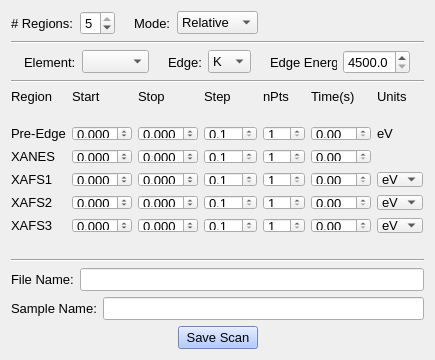
<?xml version="1.0" encoding="UTF-8"?>
<ui version="4.0">
 <class>Form</class>
 <widget class="QWidget" name="Form">
  <property name="geometry">
   <rect>
    <x>0</x>
    <y>0</y>
    <width>435</width>
    <height>360</height>
   </rect>
  </property>
  <property name="sizePolicy">
   <sizepolicy hsizetype="MinimumExpanding" vsizetype="MinimumExpanding">
    <horstretch>0</horstretch>
    <verstretch>0</verstretch>
   </sizepolicy>
  </property>
  <property name="minimumSize">
   <size>
    <width>435</width>
    <height>360</height>
   </size>
  </property>
  <property name="windowTitle">
   <string>Form</string>
  </property>
  <layout class="QGridLayout" name="gridLayout">
   <item row="0" column="0">
    <layout class="QHBoxLayout" name="horizontalLayout_19">
     <item>
      <widget class="QLabel" name="label_83">
       <property name="font">
        <font>
         <pointsize>10</pointsize>
        </font>
       </property>
       <property name="text">
        <string># Regions:</string>
       </property>
      </widget>
     </item>
     <item>
      <widget class="QSpinBox" name="num_regions">
       <property name="font">
        <font>
         <pointsize>10</pointsize>
        </font>
       </property>
       <property name="minimum">
        <number>1</number>
       </property>
       <property name="maximum">
        <number>5</number>
       </property>
       <property name="value">
        <number>5</number>
       </property>
      </widget>
     </item>
     <item>
      <widget class="QLabel" name="label_82">
       <property name="text">
        <string/>
       </property>
      </widget>
     </item>
     <item>
      <widget class="QLabel" name="label_81">
       <property name="font">
        <font>
         <pointsize>10</pointsize>
        </font>
       </property>
       <property name="text">
        <string>Mode:</string>
       </property>
      </widget>
     </item>
     <item>
      <widget class="QComboBox" name="mode">
       <property name="font">
        <font>
         <pointsize>10</pointsize>
        </font>
       </property>
       <item>
        <property name="text">
         <string>Relative</string>
        </property>
       </item>
       <item>
        <property name="text">
         <string>Absolute</string>
        </property>
       </item>
      </widget>
     </item>
     <item>
      <spacer name="horizontalSpacer_2">
       <property name="orientation">
        <enum>Qt::Horizontal</enum>
       </property>
       <property name="sizeHint" stdset="0">
        <size>
         <width>40</width>
         <height>20</height>
        </size>
       </property>
      </spacer>
     </item>
    </layout>
   </item>
   <item row="8" column="0">
    <layout class="QHBoxLayout" name="horizontalLayout_7">
     <item>
      <widget class="QLabel" name="label_29">
       <property name="font">
        <font>
         <pointsize>10</pointsize>
        </font>
       </property>
       <property name="text">
        <string>Sample Name:</string>
       </property>
      </widget>
     </item>
     <item>
      <widget class="QLineEdit" name="sample_name">
       <property name="font">
        <font>
         <pointsize>10</pointsize>
        </font>
       </property>
      </widget>
     </item>
    </layout>
   </item>
   <item row="1" column="0">
    <widget class="Line" name="line_5">
     <property name="lineWidth">
      <number>1</number>
     </property>
     <property name="orientation">
      <enum>Qt::Horizontal</enum>
     </property>
    </widget>
   </item>
   <item row="3" column="0">
    <widget class="Line" name="line_6">
     <property name="lineWidth">
      <number>1</number>
     </property>
     <property name="orientation">
      <enum>Qt::Horizontal</enum>
     </property>
    </widget>
   </item>
   <item row="6" column="0">
    <widget class="Line" name="line_3">
     <property name="lineWidth">
      <number>1</number>
     </property>
     <property name="orientation">
      <enum>Qt::Horizontal</enum>
     </property>
    </widget>
   </item>
   <item row="4" column="0">
    <layout class="QGridLayout" name="gridLayout_4">
     <property name="sizeConstraint">
      <enum>QLayout::SetDefaultConstraint</enum>
     </property>
     <property name="verticalSpacing">
      <number>8</number>
     </property>
     <item row="3" column="0">
      <widget class="QLabel" name="label_94">
       <property name="font">
        <font>
         <pointsize>10</pointsize>
        </font>
       </property>
       <property name="text">
        <string>XANES</string>
       </property>
      </widget>
     </item>
     <item row="0" column="3">
      <widget class="QLabel" name="label_95">
       <property name="font">
        <font>
         <pointsize>10</pointsize>
        </font>
       </property>
       <property name="text">
        <string>Step</string>
       </property>
      </widget>
     </item>
     <item row="2" column="0">
      <widget class="QLabel" name="label_102">
       <property name="font">
        <font>
         <pointsize>10</pointsize>
        </font>
       </property>
       <property name="text">
        <string>Pre-Edge</string>
       </property>
      </widget>
     </item>
     <item row="4" column="0">
      <widget class="QLabel" name="label_101">
       <property name="font">
        <font>
         <pointsize>10</pointsize>
        </font>
       </property>
       <property name="text">
        <string>XAFS1</string>
       </property>
      </widget>
     </item>
     <item row="2" column="4">
      <widget class="QSpinBox" name="pe_npts">
       <property name="font">
        <font>
         <pointsize>10</pointsize>
        </font>
       </property>
       <property name="minimum">
        <number>1</number>
       </property>
      </widget>
     </item>
     <item row="3" column="3">
      <widget class="QDoubleSpinBox" name="xanes_step">
       <property name="font">
        <font>
         <pointsize>10</pointsize>
        </font>
       </property>
       <property name="decimals">
        <number>1</number>
       </property>
       <property name="minimum">
        <double>0.100000000000000</double>
       </property>
       <property name="maximum">
        <double>50.000000000000000</double>
       </property>
       <property name="singleStep">
        <double>0.100000000000000</double>
       </property>
       <property name="value">
        <double>0.100000000000000</double>
       </property>
      </widget>
     </item>
     <item row="4" column="4">
      <widget class="QSpinBox" name="xafs1_npts">
       <property name="font">
        <font>
         <pointsize>10</pointsize>
        </font>
       </property>
       <property name="minimum">
        <number>1</number>
       </property>
      </widget>
     </item>
     <item row="2" column="5">
      <widget class="QDoubleSpinBox" name="pe_dwell">
       <property name="font">
        <font>
         <pointsize>10</pointsize>
        </font>
       </property>
       <property name="decimals">
        <number>2</number>
       </property>
       <property name="minimum">
        <double>0.000000000000000</double>
       </property>
       <property name="maximum">
        <double>100.000000000000000</double>
       </property>
       <property name="singleStep">
        <double>0.100000000000000</double>
       </property>
      </widget>
     </item>
     <item row="2" column="2">
      <widget class="QDoubleSpinBox" name="pe_stop">
       <property name="font">
        <font>
         <pointsize>10</pointsize>
        </font>
       </property>
       <property name="decimals">
        <number>3</number>
       </property>
       <property name="minimum">
        <double>-50.000000000000000</double>
       </property>
       <property name="maximum">
        <double>50.000000000000000</double>
       </property>
      </widget>
     </item>
     <item row="6" column="0">
      <widget class="QLabel" name="label_96">
       <property name="font">
        <font>
         <pointsize>10</pointsize>
        </font>
       </property>
       <property name="text">
        <string>XAFS3</string>
       </property>
      </widget>
     </item>
     <item row="4" column="5">
      <widget class="QDoubleSpinBox" name="xafs1_dwell">
       <property name="font">
        <font>
         <pointsize>10</pointsize>
        </font>
       </property>
       <property name="decimals">
        <number>2</number>
       </property>
       <property name="minimum">
        <double>0.000000000000000</double>
       </property>
       <property name="maximum">
        <double>100.000000000000000</double>
       </property>
       <property name="singleStep">
        <double>0.100000000000000</double>
       </property>
      </widget>
     </item>
     <item row="5" column="3">
      <widget class="QDoubleSpinBox" name="xafs2_step">
       <property name="font">
        <font>
         <pointsize>10</pointsize>
        </font>
       </property>
       <property name="decimals">
        <number>1</number>
       </property>
       <property name="minimum">
        <double>0.100000000000000</double>
       </property>
       <property name="maximum">
        <double>50.000000000000000</double>
       </property>
       <property name="singleStep">
        <double>0.100000000000000</double>
       </property>
       <property name="value">
        <double>0.100000000000000</double>
       </property>
      </widget>
     </item>
     <item row="2" column="3">
      <widget class="QDoubleSpinBox" name="pe_step">
       <property name="sizePolicy">
        <sizepolicy hsizetype="Minimum" vsizetype="Minimum">
         <horstretch>0</horstretch>
         <verstretch>0</verstretch>
        </sizepolicy>
       </property>
       <property name="font">
        <font>
         <pointsize>10</pointsize>
        </font>
       </property>
       <property name="decimals">
        <number>1</number>
       </property>
       <property name="minimum">
        <double>0.100000000000000</double>
       </property>
       <property name="maximum">
        <double>50.000000000000000</double>
       </property>
       <property name="singleStep">
        <double>0.100000000000000</double>
       </property>
       <property name="value">
        <double>0.100000000000000</double>
       </property>
      </widget>
     </item>
     <item row="5" column="5">
      <widget class="QDoubleSpinBox" name="xafs2_dwell">
       <property name="font">
        <font>
         <pointsize>10</pointsize>
        </font>
       </property>
       <property name="decimals">
        <number>2</number>
       </property>
       <property name="minimum">
        <double>0.000000000000000</double>
       </property>
       <property name="maximum">
        <double>100.000000000000000</double>
       </property>
       <property name="singleStep">
        <double>0.100000000000000</double>
       </property>
      </widget>
     </item>
     <item row="0" column="0">
      <widget class="QLabel" name="label_93">
       <property name="font">
        <font>
         <pointsize>10</pointsize>
        </font>
       </property>
       <property name="text">
        <string>Region</string>
       </property>
      </widget>
     </item>
     <item row="5" column="0">
      <widget class="QLabel" name="label_100">
       <property name="font">
        <font>
         <pointsize>10</pointsize>
        </font>
       </property>
       <property name="text">
        <string>XAFS2</string>
       </property>
      </widget>
     </item>
     <item row="0" column="6">
      <widget class="QLabel" name="label_103">
       <property name="font">
        <font>
         <pointsize>10</pointsize>
        </font>
       </property>
       <property name="text">
        <string>Units</string>
       </property>
      </widget>
     </item>
     <item row="6" column="6">
      <widget class="QComboBox" name="xafs3_units">
       <property name="font">
        <font>
         <pointsize>10</pointsize>
        </font>
       </property>
       <item>
        <property name="text">
         <string>eV</string>
        </property>
       </item>
       <item>
        <property name="text">
         <string>k</string>
        </property>
       </item>
      </widget>
     </item>
     <item row="0" column="4">
      <widget class="QLabel" name="label_98">
       <property name="font">
        <font>
         <pointsize>10</pointsize>
        </font>
       </property>
       <property name="text">
        <string>nPts</string>
       </property>
      </widget>
     </item>
     <item row="6" column="1">
      <widget class="QDoubleSpinBox" name="xafs3_start">
       <property name="font">
        <font>
         <pointsize>10</pointsize>
        </font>
       </property>
       <property name="decimals">
        <number>3</number>
       </property>
       <property name="minimum">
        <double>-50.000000000000000</double>
       </property>
       <property name="maximum">
        <double>50.000000000000000</double>
       </property>
      </widget>
     </item>
     <item row="0" column="2">
      <widget class="QLabel" name="label_108">
       <property name="font">
        <font>
         <pointsize>10</pointsize>
        </font>
       </property>
       <property name="text">
        <string>Stop</string>
       </property>
      </widget>
     </item>
     <item row="0" column="1">
      <widget class="QLabel" name="label_109">
       <property name="font">
        <font>
         <pointsize>10</pointsize>
        </font>
       </property>
       <property name="text">
        <string>Start</string>
       </property>
      </widget>
     </item>
     <item row="6" column="5">
      <widget class="QDoubleSpinBox" name="xafs3_dwell">
       <property name="font">
        <font>
         <pointsize>10</pointsize>
        </font>
       </property>
       <property name="decimals">
        <number>2</number>
       </property>
       <property name="minimum">
        <double>0.000000000000000</double>
       </property>
       <property name="maximum">
        <double>100.000000000000000</double>
       </property>
       <property name="singleStep">
        <double>0.100000000000000</double>
       </property>
      </widget>
     </item>
     <item row="2" column="6">
      <widget class="QLabel" name="label_110">
       <property name="font">
        <font>
         <pointsize>10</pointsize>
        </font>
       </property>
       <property name="text">
        <string>eV</string>
       </property>
       <property name="alignment">
        <set>Qt::AlignLeading|Qt::AlignLeft|Qt::AlignVCenter</set>
       </property>
      </widget>
     </item>
     <item row="5" column="2">
      <widget class="QDoubleSpinBox" name="xafs2_stop">
       <property name="font">
        <font>
         <pointsize>10</pointsize>
        </font>
       </property>
       <property name="decimals">
        <number>3</number>
       </property>
       <property name="minimum">
        <double>-50.000000000000000</double>
       </property>
       <property name="maximum">
        <double>50.000000000000000</double>
       </property>
      </widget>
     </item>
     <item row="5" column="4">
      <widget class="QSpinBox" name="xafs2_npts">
       <property name="font">
        <font>
         <pointsize>10</pointsize>
        </font>
       </property>
       <property name="minimum">
        <number>1</number>
       </property>
      </widget>
     </item>
     <item row="3" column="5">
      <widget class="QDoubleSpinBox" name="xanes_dwell">
       <property name="font">
        <font>
         <pointsize>10</pointsize>
        </font>
       </property>
       <property name="decimals">
        <number>2</number>
       </property>
       <property name="minimum">
        <double>0.000000000000000</double>
       </property>
       <property name="maximum">
        <double>100.000000000000000</double>
       </property>
       <property name="singleStep">
        <double>0.100000000000000</double>
       </property>
      </widget>
     </item>
     <item row="3" column="4">
      <widget class="QSpinBox" name="xanes_npts">
       <property name="font">
        <font>
         <pointsize>10</pointsize>
        </font>
       </property>
       <property name="minimum">
        <number>1</number>
       </property>
      </widget>
     </item>
     <item row="6" column="4">
      <widget class="QSpinBox" name="xafs3_npts">
       <property name="font">
        <font>
         <pointsize>10</pointsize>
        </font>
       </property>
       <property name="minimum">
        <number>1</number>
       </property>
      </widget>
     </item>
     <item row="6" column="2">
      <widget class="QDoubleSpinBox" name="xafs3_stop">
       <property name="font">
        <font>
         <pointsize>10</pointsize>
        </font>
       </property>
       <property name="decimals">
        <number>3</number>
       </property>
       <property name="minimum">
        <double>-50.000000000000000</double>
       </property>
       <property name="maximum">
        <double>50.000000000000000</double>
       </property>
      </widget>
     </item>
     <item row="0" column="5">
      <widget class="QLabel" name="label_105">
       <property name="font">
        <font>
         <pointsize>10</pointsize>
        </font>
       </property>
       <property name="text">
        <string>Time(s)</string>
       </property>
      </widget>
     </item>
     <item row="4" column="1">
      <widget class="QDoubleSpinBox" name="xafs1_start">
       <property name="font">
        <font>
         <pointsize>10</pointsize>
        </font>
       </property>
       <property name="decimals">
        <number>3</number>
       </property>
       <property name="minimum">
        <double>-50.000000000000000</double>
       </property>
       <property name="maximum">
        <double>50.000000000000000</double>
       </property>
      </widget>
     </item>
     <item row="3" column="1">
      <widget class="QDoubleSpinBox" name="xanes_start">
       <property name="font">
        <font>
         <pointsize>10</pointsize>
        </font>
       </property>
       <property name="decimals">
        <number>3</number>
       </property>
       <property name="minimum">
        <double>-50.000000000000000</double>
       </property>
       <property name="maximum">
        <double>50.000000000000000</double>
       </property>
      </widget>
     </item>
     <item row="5" column="6">
      <widget class="QComboBox" name="xafs2_units">
       <property name="font">
        <font>
         <pointsize>10</pointsize>
        </font>
       </property>
       <item>
        <property name="text">
         <string>eV</string>
        </property>
       </item>
       <item>
        <property name="text">
         <string>k</string>
        </property>
       </item>
      </widget>
     </item>
     <item row="5" column="1">
      <widget class="QDoubleSpinBox" name="xafs2_start">
       <property name="font">
        <font>
         <pointsize>10</pointsize>
        </font>
       </property>
       <property name="decimals">
        <number>3</number>
       </property>
       <property name="minimum">
        <double>-50.000000000000000</double>
       </property>
       <property name="maximum">
        <double>50.000000000000000</double>
       </property>
      </widget>
     </item>
     <item row="2" column="1">
      <widget class="QDoubleSpinBox" name="pe_start">
       <property name="font">
        <font>
         <pointsize>10</pointsize>
        </font>
       </property>
       <property name="decimals">
        <number>3</number>
       </property>
       <property name="minimum">
        <double>-50.000000000000000</double>
       </property>
       <property name="maximum">
        <double>50.000000000000000</double>
       </property>
      </widget>
     </item>
     <item row="1" column="0">
      <widget class="QLabel" name="label_97">
       <property name="font">
        <font>
         <pointsize>4</pointsize>
        </font>
       </property>
       <property name="text">
        <string/>
       </property>
      </widget>
     </item>
     <item row="4" column="2">
      <widget class="QDoubleSpinBox" name="xafs1_stop">
       <property name="font">
        <font>
         <pointsize>10</pointsize>
        </font>
       </property>
       <property name="decimals">
        <number>3</number>
       </property>
       <property name="minimum">
        <double>-50.000000000000000</double>
       </property>
       <property name="maximum">
        <double>50.000000000000000</double>
       </property>
      </widget>
     </item>
     <item row="4" column="3">
      <widget class="QDoubleSpinBox" name="xafs1_step">
       <property name="font">
        <font>
         <pointsize>10</pointsize>
        </font>
       </property>
       <property name="decimals">
        <number>1</number>
       </property>
       <property name="minimum">
        <double>0.100000000000000</double>
       </property>
       <property name="maximum">
        <double>50.000000000000000</double>
       </property>
       <property name="singleStep">
        <double>0.100000000000000</double>
       </property>
       <property name="value">
        <double>0.100000000000000</double>
       </property>
      </widget>
     </item>
     <item row="3" column="2">
      <widget class="QDoubleSpinBox" name="xanes_stop">
       <property name="font">
        <font>
         <pointsize>10</pointsize>
        </font>
       </property>
       <property name="decimals">
        <number>3</number>
       </property>
       <property name="minimum">
        <double>-50.000000000000000</double>
       </property>
       <property name="maximum">
        <double>50.000000000000000</double>
       </property>
      </widget>
     </item>
     <item row="4" column="6">
      <widget class="QComboBox" name="xafs1_units">
       <property name="font">
        <font>
         <pointsize>10</pointsize>
        </font>
       </property>
       <property name="layoutDirection">
        <enum>Qt::LeftToRight</enum>
       </property>
       <item>
        <property name="text">
         <string>eV</string>
        </property>
       </item>
       <item>
        <property name="text">
         <string>k</string>
        </property>
       </item>
      </widget>
     </item>
     <item row="6" column="3">
      <widget class="QDoubleSpinBox" name="xafs3_step">
       <property name="font">
        <font>
         <pointsize>10</pointsize>
        </font>
       </property>
       <property name="decimals">
        <number>1</number>
       </property>
       <property name="minimum">
        <double>0.100000000000000</double>
       </property>
       <property name="maximum">
        <double>50.000000000000000</double>
       </property>
       <property name="singleStep">
        <double>0.100000000000000</double>
       </property>
       <property name="value">
        <double>0.100000000000000</double>
       </property>
      </widget>
     </item>
    </layout>
   </item>
   <item row="9" column="0">
    <layout class="QHBoxLayout" name="horizontalLayout">
     <item>
      <spacer name="horizontalSpacer_4">
       <property name="orientation">
        <enum>Qt::Horizontal</enum>
       </property>
       <property name="sizeHint" stdset="0">
        <size>
         <width>40</width>
         <height>20</height>
        </size>
       </property>
      </spacer>
     </item>
     <item>
      <widget class="QPushButton" name="save_scan">
       <property name="font">
        <font>
         <pointsize>10</pointsize>
        </font>
       </property>
       <property name="autoFillBackground">
        <bool>false</bool>
       </property>
       <property name="styleSheet">
        <string notr="true">background-color: rgb(156, 186, 255);</string>
       </property>
       <property name="text">
        <string>Save Scan</string>
       </property>
      </widget>
     </item>
     <item>
      <spacer name="horizontalSpacer_6">
       <property name="orientation">
        <enum>Qt::Horizontal</enum>
       </property>
       <property name="sizeHint" stdset="0">
        <size>
         <width>40</width>
         <height>20</height>
        </size>
       </property>
      </spacer>
     </item>
    </layout>
   </item>
   <item row="7" column="0">
    <layout class="QHBoxLayout" name="horizontalLayout_6">
     <item>
      <widget class="QLabel" name="label_28">
       <property name="font">
        <font>
         <pointsize>10</pointsize>
        </font>
       </property>
       <property name="text">
        <string>File Name:</string>
       </property>
      </widget>
     </item>
     <item>
      <widget class="QLineEdit" name="file_name">
       <property name="font">
        <font>
         <pointsize>10</pointsize>
        </font>
       </property>
      </widget>
     </item>
    </layout>
   </item>
   <item row="2" column="0">
    <layout class="QHBoxLayout" name="horizontalLayout_21">
     <item>
      <widget class="QLabel" name="label_5">
       <property name="text">
        <string/>
       </property>
      </widget>
     </item>
     <item>
      <widget class="QLabel" name="label_86">
       <property name="font">
        <font>
         <pointsize>10</pointsize>
        </font>
       </property>
       <property name="text">
        <string>Element:</string>
       </property>
      </widget>
     </item>
     <item>
      <widget class="QComboBox" name="elements">
       <property name="font">
        <font>
         <pointsize>10</pointsize>
        </font>
       </property>
      </widget>
     </item>
     <item>
      <widget class="QLabel" name="label_87">
       <property name="text">
        <string/>
       </property>
      </widget>
     </item>
     <item>
      <widget class="QLabel" name="label_88">
       <property name="font">
        <font>
         <pointsize>10</pointsize>
        </font>
       </property>
       <property name="text">
        <string>Edge:</string>
       </property>
      </widget>
     </item>
     <item>
      <widget class="QComboBox" name="edge">
       <property name="font">
        <font>
         <pointsize>10</pointsize>
        </font>
       </property>
       <item>
        <property name="text">
         <string>K</string>
        </property>
       </item>
       <item>
        <property name="text">
         <string>L1</string>
        </property>
       </item>
       <item>
        <property name="text">
         <string>L2</string>
        </property>
       </item>
       <item>
        <property name="text">
         <string>L3</string>
        </property>
       </item>
      </widget>
     </item>
     <item>
      <widget class="QLabel" name="label_89">
       <property name="text">
        <string/>
       </property>
      </widget>
     </item>
     <item>
      <widget class="QLabel" name="label_90">
       <property name="font">
        <font>
         <pointsize>10</pointsize>
        </font>
       </property>
       <property name="text">
        <string>Edge Energy:</string>
       </property>
      </widget>
     </item>
     <item>
      <widget class="QDoubleSpinBox" name="edge_energy">
       <property name="font">
        <font>
         <pointsize>10</pointsize>
        </font>
       </property>
       <property name="decimals">
        <number>1</number>
       </property>
       <property name="minimum">
        <double>4500.000000000000000</double>
       </property>
       <property name="maximum">
        <double>25000.000000000000000</double>
       </property>
      </widget>
     </item>
     <item>
      <widget class="QLabel" name="label_92">
       <property name="text">
        <string/>
       </property>
      </widget>
     </item>
    </layout>
   </item>
   <item row="5" column="0">
    <widget class="QLabel" name="label">
     <property name="sizePolicy">
      <sizepolicy hsizetype="Fixed" vsizetype="Preferred">
       <horstretch>0</horstretch>
       <verstretch>0</verstretch>
      </sizepolicy>
     </property>
     <property name="text">
      <string/>
     </property>
    </widget>
   </item>
  </layout>
 </widget>
 <resources/>
 <connections>
  <connection>
   <sender>pe_step</sender>
   <signal>valueChanged(double)</signal>
   <receiver>Form</receiver>
   <slot>pts()</slot>
   <hints>
    <hint type="sourcelabel">
     <x>269</x>
     <y>143</y>
    </hint>
    <hint type="destinationlabel">
     <x>284</x>
     <y>0</y>
    </hint>
   </hints>
  </connection>
  <connection>
   <sender>xanes_step</sender>
   <signal>valueChanged(double)</signal>
   <receiver>Form</receiver>
   <slot>pts()</slot>
   <hints>
    <hint type="sourcelabel">
     <x>294</x>
     <y>190</y>
    </hint>
    <hint type="destinationlabel">
     <x>315</x>
     <y>2</y>
    </hint>
   </hints>
  </connection>
  <connection>
   <sender>xafs1_step</sender>
   <signal>valueChanged(double)</signal>
   <receiver>Form</receiver>
   <slot>pts()</slot>
   <hints>
    <hint type="sourcelabel">
     <x>278</x>
     <y>237</y>
    </hint>
    <hint type="destinationlabel">
     <x>360</x>
     <y>1</y>
    </hint>
   </hints>
  </connection>
  <connection>
   <sender>xafs2_step</sender>
   <signal>valueChanged(double)</signal>
   <receiver>Form</receiver>
   <slot>pts()</slot>
   <hints>
    <hint type="sourcelabel">
     <x>270</x>
     <y>284</y>
    </hint>
    <hint type="destinationlabel">
     <x>394</x>
     <y>3</y>
    </hint>
   </hints>
  </connection>
  <connection>
   <sender>xafs3_step</sender>
   <signal>valueChanged(double)</signal>
   <receiver>Form</receiver>
   <slot>pts()</slot>
   <hints>
    <hint type="sourcelabel">
     <x>296</x>
     <y>331</y>
    </hint>
    <hint type="destinationlabel">
     <x>432</x>
     <y>0</y>
    </hint>
   </hints>
  </connection>
  <connection>
   <sender>pe_npts</sender>
   <signal>valueChanged(int)</signal>
   <receiver>Form</receiver>
   <slot>steps()</slot>
   <hints>
    <hint type="sourcelabel">
     <x>358</x>
     <y>143</y>
    </hint>
    <hint type="destinationlabel">
     <x>464</x>
     <y>6</y>
    </hint>
   </hints>
  </connection>
  <connection>
   <sender>xanes_npts</sender>
   <signal>valueChanged(int)</signal>
   <receiver>Form</receiver>
   <slot>steps()</slot>
   <hints>
    <hint type="sourcelabel">
     <x>359</x>
     <y>183</y>
    </hint>
    <hint type="destinationlabel">
     <x>327</x>
     <y>85</y>
    </hint>
   </hints>
  </connection>
  <connection>
   <sender>xafs1_npts</sender>
   <signal>valueChanged(int)</signal>
   <receiver>Form</receiver>
   <slot>steps()</slot>
   <hints>
    <hint type="sourcelabel">
     <x>351</x>
     <y>225</y>
    </hint>
    <hint type="destinationlabel">
     <x>339</x>
     <y>43</y>
    </hint>
   </hints>
  </connection>
  <connection>
   <sender>xafs2_npts</sender>
   <signal>valueChanged(int)</signal>
   <receiver>Form</receiver>
   <slot>steps()</slot>
   <hints>
    <hint type="sourcelabel">
     <x>366</x>
     <y>276</y>
    </hint>
    <hint type="destinationlabel">
     <x>365</x>
     <y>43</y>
    </hint>
   </hints>
  </connection>
  <connection>
   <sender>xafs3_npts</sender>
   <signal>valueChanged(int)</signal>
   <receiver>Form</receiver>
   <slot>steps()</slot>
   <hints>
    <hint type="sourcelabel">
     <x>341</x>
     <y>323</y>
    </hint>
    <hint type="destinationlabel">
     <x>346</x>
     <y>76</y>
    </hint>
   </hints>
  </connection>
  <connection>
   <sender>pe_start</sender>
   <signal>valueChanged(double)</signal>
   <receiver>Form</receiver>
   <slot>stoplimit()</slot>
   <hints>
    <hint type="sourcelabel">
     <x>105</x>
     <y>134</y>
    </hint>
    <hint type="destinationlabel">
     <x>3</x>
     <y>46</y>
    </hint>
   </hints>
  </connection>
  <connection>
   <sender>xanes_start</sender>
   <signal>valueChanged(double)</signal>
   <receiver>Form</receiver>
   <slot>stoplimit()</slot>
   <hints>
    <hint type="sourcelabel">
     <x>121</x>
     <y>184</y>
    </hint>
    <hint type="destinationlabel">
     <x>3</x>
     <y>85</y>
    </hint>
   </hints>
  </connection>
  <connection>
   <sender>xafs1_start</sender>
   <signal>valueChanged(double)</signal>
   <receiver>Form</receiver>
   <slot>stoplimit()</slot>
   <hints>
    <hint type="sourcelabel">
     <x>109</x>
     <y>227</y>
    </hint>
    <hint type="destinationlabel">
     <x>2</x>
     <y>187</y>
    </hint>
   </hints>
  </connection>
  <connection>
   <sender>xafs2_start</sender>
   <signal>valueChanged(double)</signal>
   <receiver>Form</receiver>
   <slot>stoplimit()</slot>
   <hints>
    <hint type="sourcelabel">
     <x>96</x>
     <y>272</y>
    </hint>
    <hint type="destinationlabel">
     <x>0</x>
     <y>245</y>
    </hint>
   </hints>
  </connection>
  <connection>
   <sender>xafs3_start</sender>
   <signal>valueChanged(double)</signal>
   <receiver>Form</receiver>
   <slot>stoplimit()</slot>
   <hints>
    <hint type="sourcelabel">
     <x>134</x>
     <y>319</y>
    </hint>
    <hint type="destinationlabel">
     <x>0</x>
     <y>306</y>
    </hint>
   </hints>
  </connection>
  <connection>
   <sender>pe_stop</sender>
   <signal>valueChanged(double)</signal>
   <receiver>Form</receiver>
   <slot>setstart()</slot>
   <hints>
    <hint type="sourcelabel">
     <x>193</x>
     <y>134</y>
    </hint>
    <hint type="destinationlabel">
     <x>0</x>
     <y>120</y>
    </hint>
   </hints>
  </connection>
  <connection>
   <sender>xanes_stop</sender>
   <signal>valueChanged(double)</signal>
   <receiver>Form</receiver>
   <slot>setstart()</slot>
   <hints>
    <hint type="sourcelabel">
     <x>203</x>
     <y>181</y>
    </hint>
    <hint type="destinationlabel">
     <x>0</x>
     <y>163</y>
    </hint>
   </hints>
  </connection>
  <connection>
   <sender>xafs1_stop</sender>
   <signal>valueChanged(double)</signal>
   <receiver>Form</receiver>
   <slot>setstart()</slot>
   <hints>
    <hint type="sourcelabel">
     <x>208</x>
     <y>228</y>
    </hint>
    <hint type="destinationlabel">
     <x>0</x>
     <y>217</y>
    </hint>
   </hints>
  </connection>
  <connection>
   <sender>xafs2_stop</sender>
   <signal>valueChanged(double)</signal>
   <receiver>Form</receiver>
   <slot>setstart()</slot>
   <hints>
    <hint type="sourcelabel">
     <x>162</x>
     <y>272</y>
    </hint>
    <hint type="destinationlabel">
     <x>0</x>
     <y>276</y>
    </hint>
   </hints>
  </connection>
  <connection>
   <sender>num_regions</sender>
   <signal>valueChanged(int)</signal>
   <receiver>Form</receiver>
   <slot>regions()</slot>
   <hints>
    <hint type="sourcelabel">
     <x>87</x>
     <y>15</y>
    </hint>
    <hint type="destinationlabel">
     <x>8</x>
     <y>3</y>
    </hint>
   </hints>
  </connection>
  <connection>
   <sender>pe_dwell</sender>
   <signal>valueChanged(double)</signal>
   <receiver>Form</receiver>
   <slot>dwell1()</slot>
   <hints>
    <hint type="sourcelabel">
     <x>405</x>
     <y>134</y>
    </hint>
    <hint type="destinationlabel">
     <x>512</x>
     <y>85</y>
    </hint>
   </hints>
  </connection>
  <connection>
   <sender>xanes_dwell</sender>
   <signal>valueChanged(double)</signal>
   <receiver>Form</receiver>
   <slot>dwell2()</slot>
   <hints>
    <hint type="sourcelabel">
     <x>425</x>
     <y>178</y>
    </hint>
    <hint type="destinationlabel">
     <x>524</x>
     <y>141</y>
    </hint>
   </hints>
  </connection>
  <connection>
   <sender>xafs1_dwell</sender>
   <signal>valueChanged(double)</signal>
   <receiver>Form</receiver>
   <slot>dwell3()</slot>
   <hints>
    <hint type="sourcelabel">
     <x>415</x>
     <y>229</y>
    </hint>
    <hint type="destinationlabel">
     <x>527</x>
     <y>188</y>
    </hint>
   </hints>
  </connection>
  <connection>
   <sender>xafs2_dwell</sender>
   <signal>valueChanged(double)</signal>
   <receiver>Form</receiver>
   <slot>dwell4()</slot>
   <hints>
    <hint type="sourcelabel">
     <x>424</x>
     <y>279</y>
    </hint>
    <hint type="destinationlabel">
     <x>523</x>
     <y>177</y>
    </hint>
   </hints>
  </connection>
  <connection>
   <sender>xafs3_dwell</sender>
   <signal>valueChanged(double)</signal>
   <receiver>Form</receiver>
   <slot>dwell5()</slot>
   <hints>
    <hint type="sourcelabel">
     <x>412</x>
     <y>319</y>
    </hint>
    <hint type="destinationlabel">
     <x>523</x>
     <y>410</y>
    </hint>
   </hints>
  </connection>
  <connection>
   <sender>save_scan</sender>
   <signal>clicked()</signal>
   <receiver>Form</receiver>
   <slot>Saving()</slot>
   <hints>
    <hint type="sourcelabel">
     <x>287</x>
     <y>489</y>
    </hint>
    <hint type="destinationlabel">
     <x>528</x>
     <y>478</y>
    </hint>
   </hints>
  </connection>
 </connections>
 <slots>
  <slot>pts()</slot>
  <slot>steps()</slot>
  <slot>setstart()</slot>
  <slot>stoplimit()</slot>
  <slot>regions()</slot>
  <slot>dwell1()</slot>
  <slot>dwell2()</slot>
  <slot>dwell3()</slot>
  <slot>dwell4()</slot>
  <slot>dwell5()</slot>
  <slot>Saving()</slot>
 </slots>
</ui>
